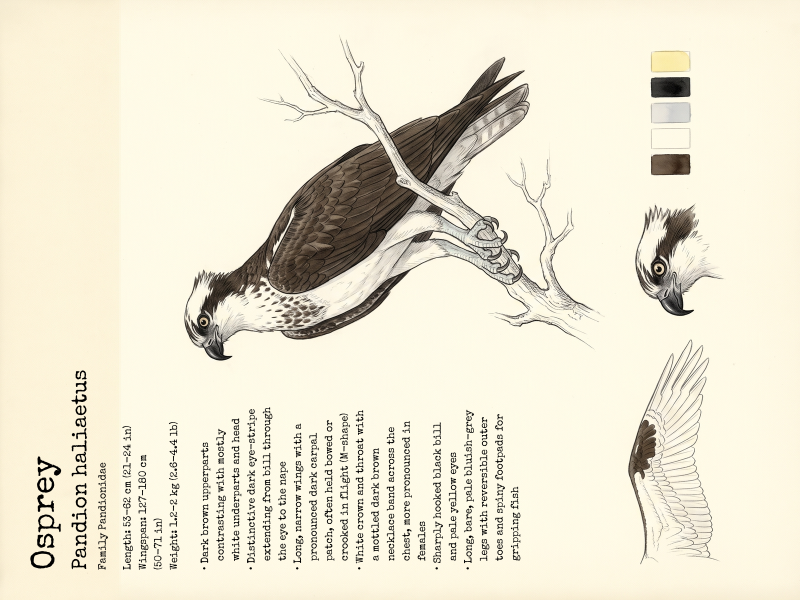
#> input picture catalog/species/116999-osprey/display.png, 1600 x 1200 px (shown at 1/2 size)
$ python -i claude_runner.py   (imports and definitions only)
#> lines starting #> are read from the running program, lines starting #| are printed output that depends on the picture; after the words box and inside, x2 and y2 are one past the last pixel; in counts of white or black regions, pixels touching at a corner belong together
#> further down, picture is the input picture: PIL image 1600x1200 RGB; mean R, G, B 235.4, 229.8, 210.4
"""Claude-backed research and review with Gemini-drawn plate illustrations.

Drop-in alternative to :class:`~inky_bird_frame.codex_runner.CodexRunner` with the
same three-method interface. Responsibilities are split by capability:

- ``create_profile`` and ``review_plate`` call the Anthropic API (vision, web
  search restricted to the configured domains, structured JSON output).
- ``generate_plate`` asks Gemini's image model for a text-free illustration on
  plain old paper and then composites the factual labels deterministically with
  Pillow in one fixed font, so every plate carries the same hand and the lettering
  can never be misspelled or drift in style.

Credentials come from the environment, matching the scheduler's env-file model:
``ANTHROPIC_API_KEY`` for research and review, ``GEMINI_API_KEY`` for the
illustration. Both SDKs are optional dependencies (the ``claude`` extra) and are
imported lazily like the other optional integrations in this package.
"""

from __future__ import annotations

import base64
import io
import json
import os
import re
from pathlib import Path
from typing import Any, Final

from .birds import BirdSpecies, TaxonContext
from .codex_runner import (
    PROFILE_SCHEMA,
    REVIEW_SCHEMA,
    _parse_review,
    parse_species_profile,
)
from .errors import GenerationError, MissingDependencyError, PageDefectError
from .images import PORTRAIT_SIZE
from .models import QualityReview, ReferencePhoto, SpeciesProfileData
from .prompts import profile_prompt, reference_list

ANTHROPIC_MODEL: Final = "claude-sonnet-5"
# Nano Banana Pro. The base gemini-2.5-flash-image model tops out around 1K,
# which would be upscaled ~1.4x to the 1200x1600 canonical plate and soften the
# fine linework the e-paper panel depends on; the Pro model's 2K output covers
# the canonical size natively.
GEMINI_IMAGE_MODEL: Final = "gemini-3-pro-image-preview"
GEMINI_IMAGE_SIZE: Final = "2K"
GEMINI_ASPECT_RATIO: Final = "3:4"
GENERATOR_LABEL: Final = (
    f"Claude API ({ANTHROPIC_MODEL}) research and review / "
    f"Gemini ({GEMINI_IMAGE_MODEL}) illustration with composited labels"
)
MAX_OUTPUT_TOKENS: Final = 16000
# Fail fast on the image call. The google-genai default retries rate limits (429)
# with unbounded exponential backoff, which can wedge a single generation for
# 15+ minutes; the controller would rather see a prompt error and defer the
# species. A healthy 2K generation returns in well under a minute.
GEMINI_REQUEST_TIMEOUT_MS: Final = 150_000
GEMINI_RETRY_ATTEMPTS: Final = 2
GEMINI_RETRY_STATUS_CODES: Final = (429, 500, 502, 503, 504)
# Web-search content accumulating in context is the dominant per-plate cost, so
# cap each phase tightly. Research verifies a handful of facts, not exhaustive
# browsing; the review leans on the already-verified profile plus vision, so it
# needs only a light independent spot-check.
PROFILE_MAX_WEB_SEARCHES: Final = 4
REVIEW_MAX_WEB_SEARCHES: Final = 2
MAX_SERVER_TOOL_CONTINUATIONS: Final = 4
REFERENCE_MAX_EDGE: Final = 2048
MAX_PNG_ENCODED_BYTES: Final = 3_500_000

# The 13.3-inch Inky Impression is an E Ink Spectra 6 panel: six real pigments
# (black, white, red, yellow, green, blue); every other color is dithered.
SPECTRA6_PALETTE: Final[tuple[tuple[int, int, int], ...]] = (
    (0, 0, 0),
    (255, 255, 255),
    (255, 0, 0),
    (255, 255, 0),
    (0, 255, 0),
    (0, 0, 255),
)
# Pure black is a native panel pigment and renders crisply; a warm brown ink
# would dither into black/red/yellow speckle around letterforms.
INK_COLOR: Final = (0, 0, 0)
# One fixed font on every plate: Special Elite (Apache-2.0), an old typewriter
# face chosen against handwriting and monospace candidates on a real plate. The
# bundled default can be overridden with the INKY_BIRD_LABEL_FONT environment
# variable (an absolute .ttf path) so faces can be compared without a code change.
LABEL_FONT_ENV: Final = "INKY_BIRD_LABEL_FONT"
BUNDLED_LABEL_FONT: Final = (
    Path(__file__).resolve().parent / "assets" / "fonts" / "SpecialElite-Regular.ttf"
)
_FALLBACK_FONTS: Final[tuple[str, ...]] = (
    "/usr/share/fonts/truetype/dejavu/DejaVuSerif.ttf",
    "/System/Library/Fonts/Supplemental/Georgia.ttf",
)


# [103 lines left out: functions label_font_path, illustration_prompt, not called in this run]


# A drawn rule, fold, or panel edge is a thin ink line that stays within a
# 3-pixel band while it crosses at least this fraction of the page, with clean
# paper a few pixels to either side. Bird outlines and hatching are broader,
# shorter, or flanked by more ink, so they do not reach the threshold.
PAGE_LINE_MIN_SPAN: Final = 0.40
# Shorter rules are erased too, down to a divider between two bottom studies:
# those run about a fifth of the page, below the 0.40 that fails an attempt but
# above real artwork, which the run-length and clean-flank guards already screen
# out. Only a page-spanning rule fails the attempt outright.
PAGE_LINE_ERASE_SPAN: Final = 0.15
PAGE_LINE_INK_DEPTH: Final = 4
PAGE_LINE_CLEARANCE: Final = 5
PAGE_LINE_EDGE: Final = 16
# Only ink that continues this far along the line is erased, so a hatching stroke
# or letter crossing the rule's band is left alone.
PAGE_LINE_MIN_RUN: Final = 40
PAGE_LINE_ERASE_PASSES: Final = 3


def _page_line_scan(
    image: Any, min_span: float = PAGE_LINE_MIN_SPAN
) -> tuple[dict[str, Any], list[tuple[str, int, int, float]]]:
    """Return the thin-ink masks and every long straight run as (axis, start, end, span)."""
#> called with min_span = 0.4
    from PIL import Image as PILImage
    from PIL import ImageChops, ImageFilter

    grey = image.convert("L")
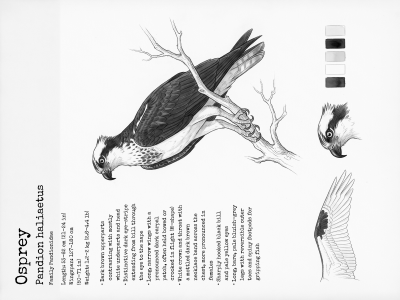
#> grey: PIL image 1600x1200 L (shown at 1/4 size); min 0, max 255, mean 229.2
    paper = grey.filter(ImageFilter.GaussianBlur(6))
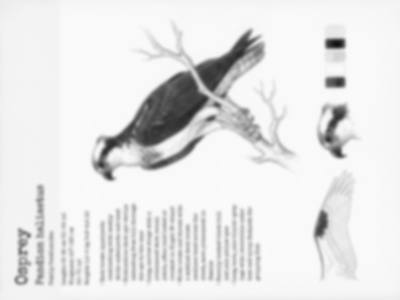
#> paper: PIL image 1600x1200 L (shown at 1/4 size); min 16, max 250, mean 229.2
    ink = ImageChops.subtract(paper, grey).point(
        lambda value: 255 if value > PAGE_LINE_INK_DEPTH else 0
    )
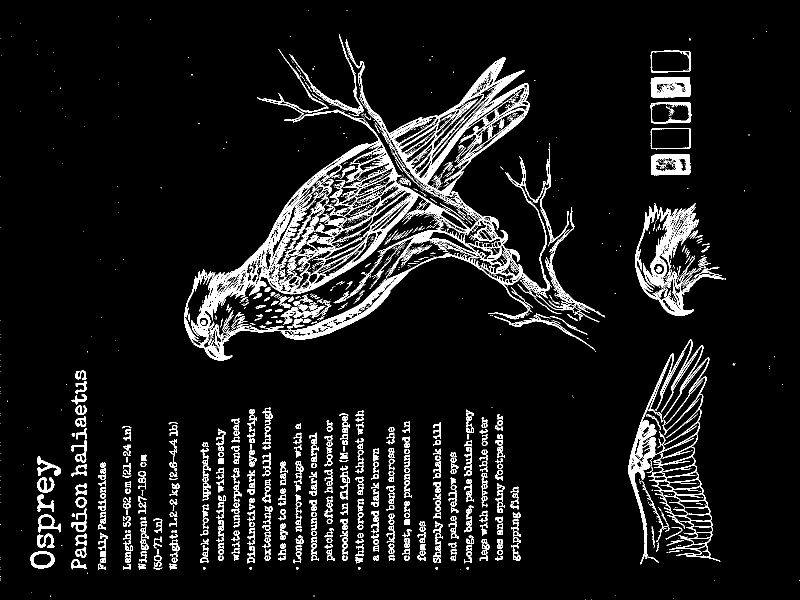
#> ink: PIL image 1600x1200 L (shown at 1/2 size); 8.1% white; 2050 white regions (1393 under 20 px), largest, box (x1, y1, x2, y2) and area: (368, 78, 1099, 721) 63484, (1256, 679, 1441, 1129) 12409, (1270, 406, 1452, 632) 8610
    band = ink.filter(ImageFilter.MaxFilter(3))
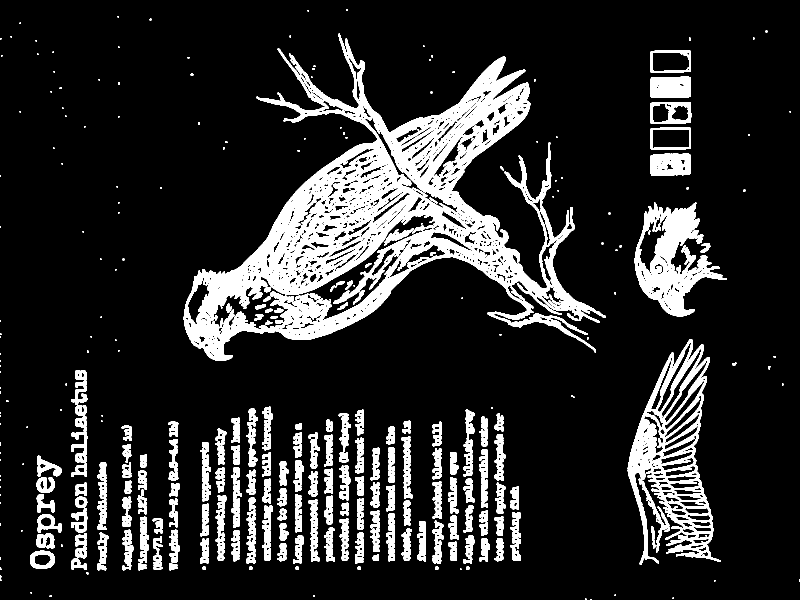
#> band: PIL image 1600x1200 L (shown at 1/2 size); 15.4% white; 311 white regions (142 under 20 px), largest, box (x1, y1, x2, y2) and area: (367, 67, 1211, 722) 149165, (1255, 678, 1442, 1130) 27582, (1269, 405, 1453, 633) 17423
    width, height = grey.size
    thin_masks: dict[str, Any] = {}
    runs: list[tuple[str, int, int, float]] = []
    for axis, (dx, dy) in (
        ("vertical", (PAGE_LINE_CLEARANCE, 0)),
        ("horizontal", (0, PAGE_LINE_CLEARANCE)),
    ):
        flank = ImageChops.lighter(ImageChops.offset(ink, dx, dy), ImageChops.offset(ink, -dx, -dy))
        # Keep only ink that continues along the axis, so a dotted paper grain or a
        # column of short strokes never adds up to a "line".
        thin = _along_axis_runs(ImageChops.subtract(band, flank), axis == "vertical")
        thin_masks[axis] = thin
        if axis == "vertical":
            profile_image = thin.resize((width, 1), PILImage.Resampling.BOX)
            extent = width
        else:
            profile_image = thin.resize((1, height), PILImage.Resampling.BOX)
            extent = height
        spans = [float(value) for value in profile_image.tobytes()]
        # The outermost pixels sit under the frame bezel; a dark edge column there
        # is a scan artefact, not a drawn border.
        hits = [
            index
            for index, value in enumerate(spans)
            if value >= min_span * 255 and PAGE_LINE_EDGE <= index < extent - PAGE_LINE_EDGE
        ]
        for start, end in _runs(hits):
            span = max(spans[index] for index in range(start, end + 1)) / 255
            runs.append((axis, start, end, span))
#> this loop made 2 passes
#> pass 1, in _page_line_scan, `flank = ImageChops.lighter(ImageChops.offset(ink, dx, dy), ImageChops...`:
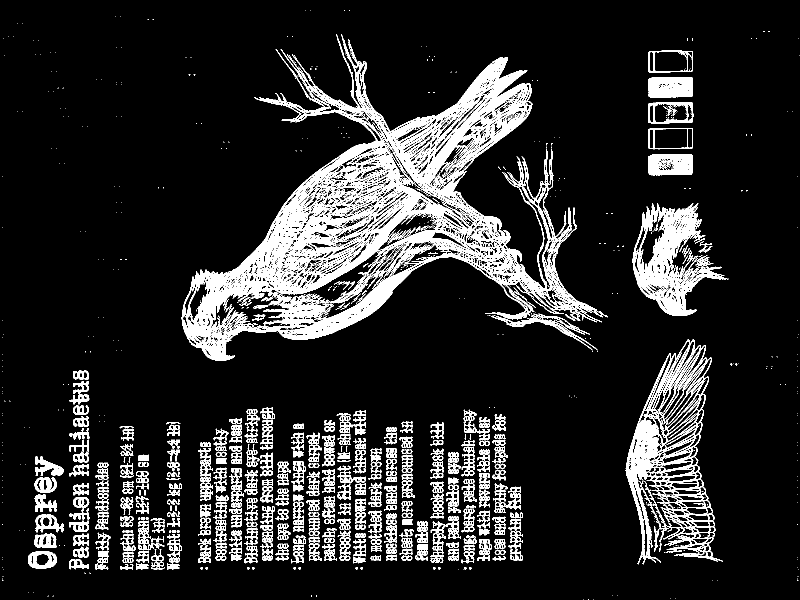
#> flank: PIL image 1600x1200 L (shown at 1/2 size); 13.6% white; 1433 white regions (921 under 20 px), largest, box (x1, y1, x2, y2) and area: (363, 68, 1215, 721) 126194, (1251, 679, 1446, 1129) 24137, (1265, 406, 1457, 632) 15360
#> pass 1, in _along_axis_runs, `eroded = mask`:
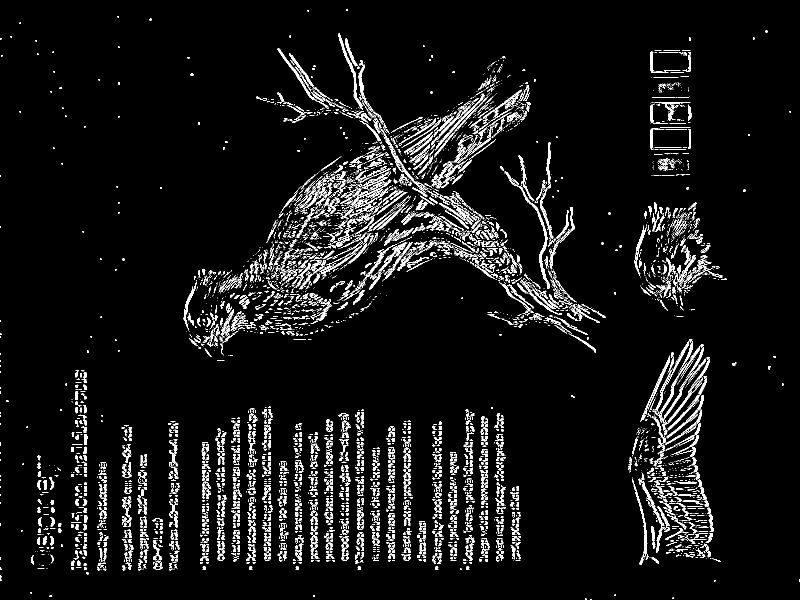
#> eroded: PIL image 1600x1200 L (shown at 1/2 size); 6.2% white in thin lines or dots
#> pass 1, in _along_axis_runs, `dilated = eroded`:
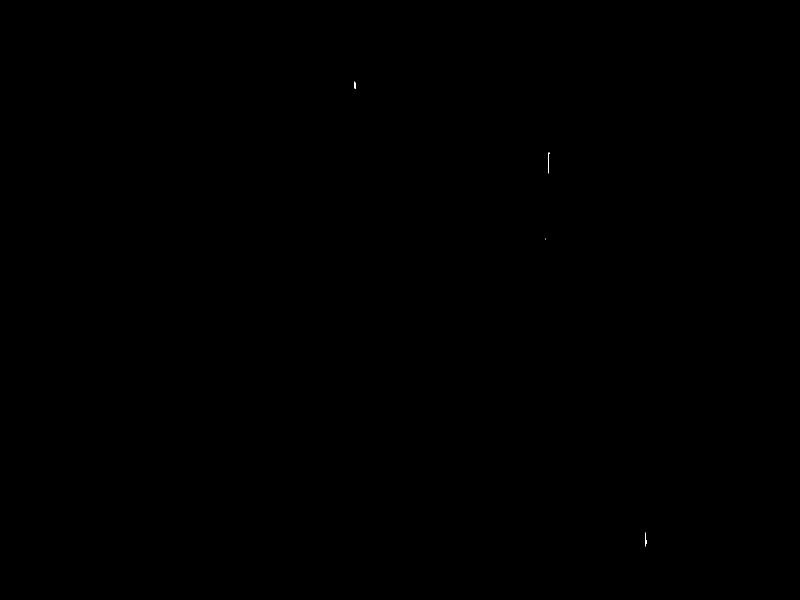
#> dilated: PIL image 1600x1200 L (shown at 1/2 size); 0.01% white in thin lines or dots, all inside (x1, y1, x2, y2) = (709, 163, 1293, 1093)
#> after the loop, runs = []; thin_masks = 2 items
    return thin_masks, runs


# [11 lines left out: function _describe_line, not called in this run]


# The labels are composited into the left third, so the illustration has to stay
# out of it. A tail or wing crossing the column leaves the text nowhere to go:
# it must either be written over the artwork or step around it, and both look
# worse than simply drawing the bird where the prompt asked.
COLUMN_CLEAR_FRACTION: Final = 0.70
# A label line narrower than this fraction of the column reads as a ragged
# dribble of one or two words ("green-blue" alone on a line), so the text steps
# past that band instead. Chosen on real plates: at 0.40 a duck's speculum
# bullet broke into eight stub lines, and at 0.65 or above the block split
# around the bird with a blank band; 0.55 keeps every plate in one clean column.
FLOW_NARROWEST_FRACTION: Final = 0.55


# [83 lines left out: functions label_column_intrusion, label_plate, drawn_page_lines, erase_page_lines, not called in this run]


def _along_axis_runs(mask: Any, vertical: bool) -> Any:
    """Keep only mask pixels that belong to a run of PAGE_LINE_MIN_RUN pixels along the axis."""
    from PIL import ImageChops

    half = PAGE_LINE_MIN_RUN // 2
    steps = [(0, k) if vertical else (k, 0) for k in range(-half, half + 1)]
    eroded = mask
    for dx, dy in steps:
        eroded = ImageChops.darker(eroded, ImageChops.offset(mask, dx, dy))
    dilated = eroded
    for dx, dy in steps:
        dilated = ImageChops.lighter(dilated, ImageChops.offset(eroded, dx, dy))
    return ImageChops.multiply(dilated, mask)


def _runs(indices: list[int]) -> list[tuple[int, int]]:
    """Group sorted indices into (start, end) runs of adjacent values."""
    runs: list[tuple[int, int]] = []
    for index in indices:
        if runs and index <= runs[-1][1] + 2:
            runs[-1] = (runs[-1][0], index)
        else:
            runs.append((index, index))
    return runs


# [66 lines left out: functions _label_font, _wrapped_lines, _ink_profile, not called in this run]


def _free_width(free: list[int], y0: int, y1: int, column_width: int) -> int:
    band = free[max(y0, 0) : max(y1, y0 + 1)]
    return min(min(band) if band else column_width, column_width)


# [134 lines left out: functions composite_plate_labels, _flow_lines, not called in this run]


# Measurement qualifiers are abbreviated so they read as tidy field notes rather
# than wrapping into orphaned fragments ("...in)" alone on a line).
_MEASUREMENT_ABBREVIATIONS: Final[tuple[tuple[str, str], ...]] = (
    ("standard references", "standard refs"),
    ("references", "refs"),
    ("approximately", "approx."),
    ("approximate", "approx."),
)


# [11 lines left out: function _measurement_specs, not called in this run]


_TRAILING_FLUFF = re.compile(
    r"[,;]?\s*\(?(approx\.?|approximate(ly)?|est\.?|estimated)\)?\s*$", re.IGNORECASE
)
_LEADING_FLUFF = re.compile(
    r"^(approx\.?|approximate(ly)?|about|around|circa|ca?\.)\s+", re.IGNORECASE
)
# An imperial reading is the conversion in parentheses after a metric figure
# ("34-38 cm (13.5-15 in)"). Carrying one on a single measurement and not the
# others reads as an oversight, so a plate shows them on every line or on none.
_IMPERIAL_UNITS: Final = r"in|ins|inch|inches|ft|feet|oz|ounces|lb|lbs|pound|pounds"
_IMPERIAL_READING = re.compile(
    rf"\s*\([^()]*?\d[^()]*?\b(?:{_IMPERIAL_UNITS})\b[^()]*?\)", re.IGNORECASE
)


def _has_imperial(text: str) -> bool:
    return _IMPERIAL_READING.search(text) is not None


def _without_imperial(value: str) -> str:
    return _IMPERIAL_READING.sub("", value).strip()


# [277 lines left out: functions _measurement_text, _dangles, _trim_candidates, _fitted_measurement, _measurement_lines, _measurements_fit and 7 more, not called in this run]


def _write_log(log_path: Path, prompt: str, result: str) -> None:
    log_path.parent.mkdir(parents=True, exist_ok=True)
    log_path.write_text(f"PROMPT:\n{prompt}\n\nRESULT:\n{result}")


# Anthropic structured outputs reject JSON-Schema numeric, length, and pattern
# constraints (a 400). The shared schemas carry e.g. minimum/maximum on the
# review scores; the parse_* validators re-check those ranges, so stripping the
# schema-level bound before sending loses no enforcement.
_UNSUPPORTED_SCHEMA_KEYS: Final = frozenset(
    {
        "minimum",
        "maximum",
        "exclusiveMinimum",
        "exclusiveMaximum",
        "multipleOf",
        "minLength",
        "maxLength",
        "minItems",
        "maxItems",
        "pattern",
    }
)


# [11 lines left out: function supported_schema, not called in this run]


class ClaudeRunner:
    generator_label: str = GENERATOR_LABEL

    # [309 lines left out: functions __init__, _anthropic, _genai, _structured, _research, _structure and 3 more, not called in this run]

>>> from PIL import Image
>>> picture = Image.open('../../catalog/species/116999-osprey/display.png')
>>> result = _page_line_scan(picture)

$ run again, on catalog/species/116999-osprey/portrait.png
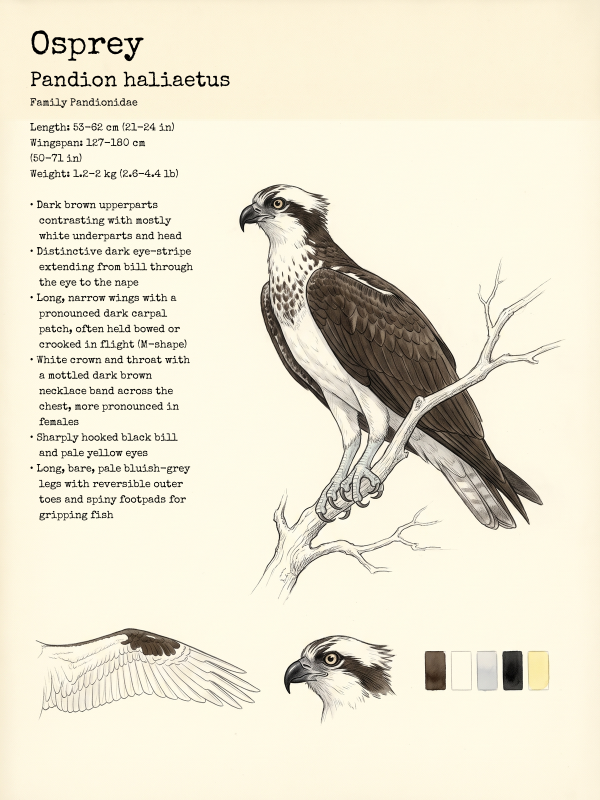
#> input picture catalog/species/116999-osprey/portrait.png, 1200 x 1600 px (shown at 1/2 size)
#> picture is the input picture: PIL image 1200x1600 RGB; mean R, G, B 235.4, 229.8, 210.4
#> in _page_line_scan, `ink = ImageChops.subtract(paper, grey).point( lambda value: 255 if val..`:
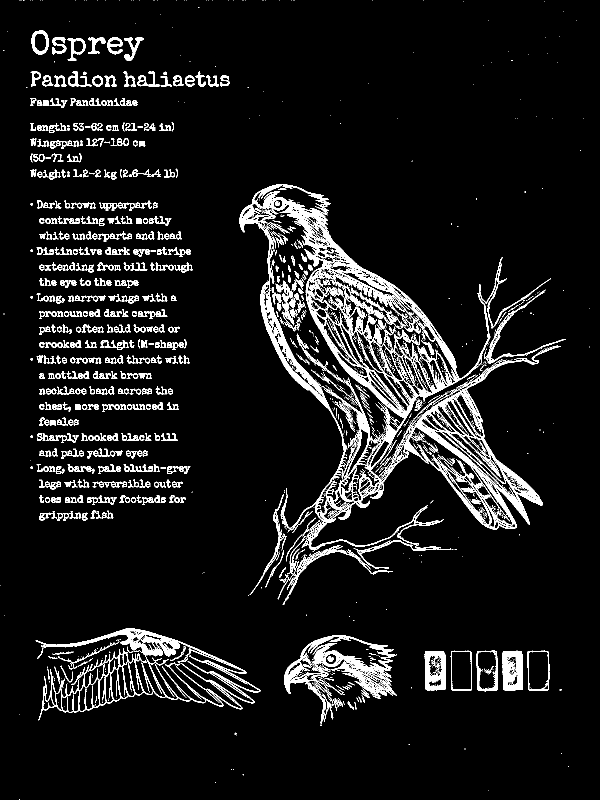
#> ink: PIL image 1200x1600 L (shown at 1/2 size); 8.1% white; 2055 white regions (1398 under 20 px), largest, box (x1, y1, x2, y2) and area: (479, 368, 1122, 1099) 63340, (71, 1256, 521, 1441) 12415, (568, 1270, 794, 1452) 8632
#> band: PIL image 1200x1600 L; 15.4% white; 309 white regions (142 under 20 px), largest, box (x1, y1, x2, y2) and area: (478, 367, 1133, 1211) 149238, (70, 1255, 522, 1442) 27639, (567, 1269, 795, 1453) 17429
#> the loop in _page_line_scan, `for axis, (dx, dy) in ( ("vertical", (PAGE_LINE_CLEARANCE, 0)), ("hori..` made 2 passes
#> pass 1, in _along_axis_runs, `eroded = mask`:
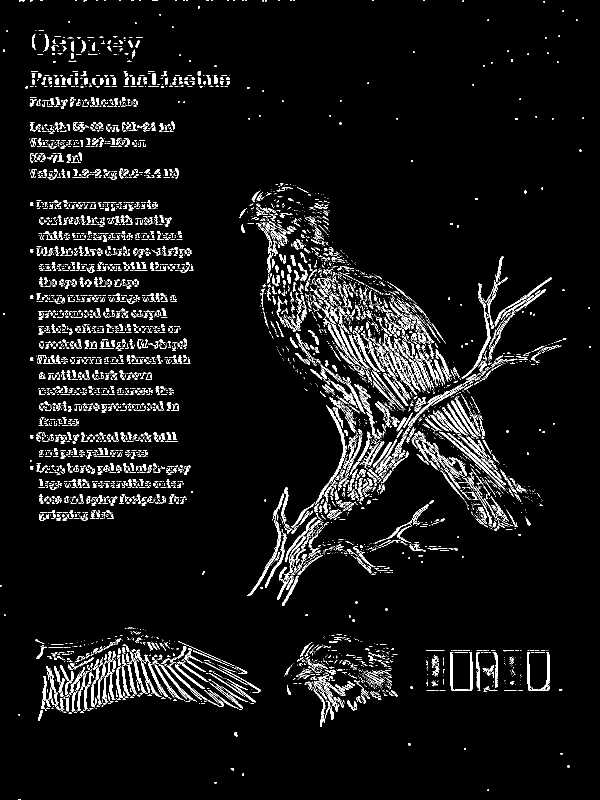
#> eroded: PIL image 1200x1600 L (shown at 1/2 size); 6.1% white in thin lines or dots
#> after the loop in _page_line_scan, `for axis, (dx, dy) in (`: runs = []; thin_masks = 2 items
